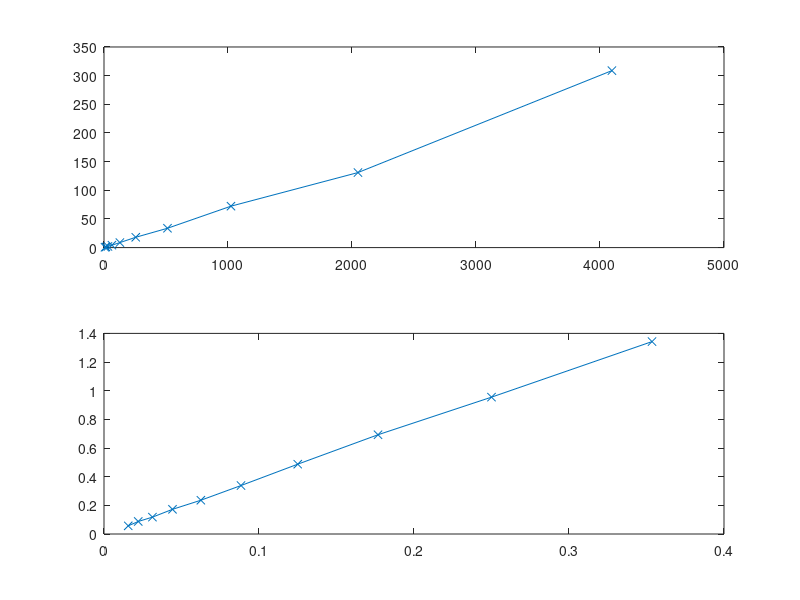

Reproduce this figure in MATLAB.
function testit

M=1000;
c='3';
switch c
    case '1'
        func=@test1;
        p=-0.5;
    case '2'
        func=@test2;
        p=-0.5;
    case '2b'
        func=@test2b;
        p=-0.5;
    case '3'
        func=@test3;
        p=-0.5;
end

N=[];
D=[];
for i=3:12
    n=2^i;
    N=[N n];
    D=[D func(n,M)];
end
subplot(2,1,1)
plot(N,D.^(1/p),'x-');
subplot(2,1,2)
plot(N.^p,D,'x-');
clc
mean(D./(N.^p))



function del=test1( N, M )
X=randn( N, M );
mu=mean( X, 1 );
del=std(mu);

function del=test2( N, M )
X=randn( N, M );
v=var( X, 1 );
del=std(v-1);

function del=test2b( N, M )
X=randn( N, M );
v=var( X, 1 );
del=std(v-1);

function del=test3( N, M )
X=randn( N, M );
kurt=sum( X.^3, 1 )/N;
del=std(kurt);
